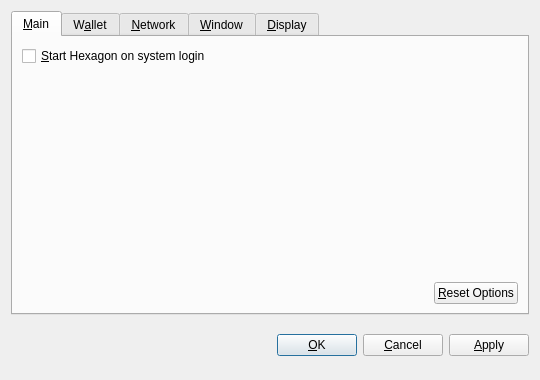
<?xml version="1.0" encoding="UTF-8"?>
<ui version="4.0">
 <class>OptionsDialog</class>
 <widget class="QDialog" name="OptionsDialog">
  <property name="geometry">
   <rect>
    <x>0</x>
    <y>0</y>
    <width>540</width>
    <height>380</height>
   </rect>
  </property>
  <property name="windowTitle">
   <string>Options</string>
  </property>
  <property name="modal">
   <bool>true</bool>
  </property>
  <layout class="QVBoxLayout" name="verticalLayout">
   <item>
    <widget class="QTabWidget" name="tabWidget">
     <property name="tabPosition">
      <enum>QTabWidget::North</enum>
     </property>
     <property name="currentIndex">
      <number>0</number>
     </property>
     <widget class="QWidget" name="tabMain">
      <attribute name="title">
       <string>&amp;Main</string>
      </attribute>
      <layout class="QVBoxLayout" name="verticalLayout_Main">
       <item>
        <widget class="QCheckBox" name="bitcoinAtStartup">
         <property name="toolTip">
          <string>Automatically start Hexagon after logging in to the system.</string>
         </property>
         <property name="text">
          <string>&amp;Start Hexagon on system login</string>
         </property>
        </widget>
       </item>
       <item>
        <spacer name="verticalSpacer_Main">
         <property name="orientation">
          <enum>Qt::Vertical</enum>
         </property>
         <property name="sizeHint" stdset="0">
          <size>
           <width>20</width>
           <height>40</height>
          </size>
         </property>
        </spacer>
       </item>
       <item>
        <layout class="QHBoxLayout" name="horizontalLayout_2_Main">
         <item>
          <spacer name="horizontalSpacer_2_Main">
           <property name="orientation">
            <enum>Qt::Horizontal</enum>
           </property>
           <property name="sizeHint" stdset="0">
            <size>
             <width>40</width>
             <height>20</height>
            </size>
           </property>
          </spacer>
         </item>
         <item>
          <widget class="QPushButton" name="resetButton">
           <property name="toolTip">
            <string>Reset all client options to default.</string>
           </property>
           <property name="text">
            <string>&amp;Reset Options</string>
           </property>
           <property name="autoDefault">
            <bool>false</bool>
           </property>
          </widget>
         </item>
        </layout>
       </item>
      </layout>
     </widget>
     <widget class="QWidget" name="tabWallet">
      <attribute name="title">
       <string>W&amp;allet</string>
      </attribute>
      <layout class="QVBoxLayout" name="verticalLayout_Network">
       <item>
        <widget class="QLabel" name="transactionFeeInfoLabel">
         <property name="text">
          <string>Optional transaction fee per kB that helps make sure your transactions are processed quickly. Most transactions are 1 kB.</string>
         </property>
         <property name="textFormat">
          <enum>Qt::PlainText</enum>
         </property>
         <property name="wordWrap">
          <bool>true</bool>
         </property>
        </widget>
       </item>
       <item>
        <layout class="QHBoxLayout" name="horizontalLayout_1_Main">
         <item>
          <widget class="QLabel" name="transactionFeeLabel">
           <property name="text">
            <string>Pay transaction &amp;fee</string>
           </property>
           <property name="textFormat">
            <enum>Qt::PlainText</enum>
           </property>
           <property name="buddy">
            <cstring>transactionFee</cstring>
           </property>
          </widget>
         </item>
         <item>
          <widget class="BitcoinAmountField" name="transactionFee"/>
         </item>
         <item>
          <spacer name="horizontalSpacer_1_Main">
           <property name="orientation">
            <enum>Qt::Horizontal</enum>
           </property>
           <property name="sizeHint" stdset="0">
            <size>
             <width>40</width>
             <height>20</height>
            </size>
           </property>
          </spacer>
         </item>
        </layout>
       </item>
       <item>
        <widget class="QLabel" name="label">
         <property name="text">
          <string>If you disable the spending of unconfirmed change, the change from a transaction cannot be used until that transaction has at least one confirmation. This also affects how your balance is computed.</string>
         </property>
         <property name="wordWrap">
          <bool>true</bool>
         </property>
        </widget>
       </item>
       <item>
        <widget class="QCheckBox" name="spendZeroConfChange">
         <property name="text">
          <string>Spend unconfirmed change  (experts only)</string>
         </property>
        </widget>
       </item>
       <item>
        <spacer name="verticalSpacer">
         <property name="orientation">
          <enum>Qt::Vertical</enum>
         </property>
         <property name="sizeHint" stdset="0">
          <size>
           <width>20</width>
           <height>40</height>
          </size>
         </property>
        </spacer>
       </item>
      </layout>
     </widget>
     <widget class="QWidget" name="tabNetwork">
      <attribute name="title">
       <string>&amp;Network</string>
      </attribute>
      <layout class="QVBoxLayout" name="verticalLayout_Network">
       <item>
        <widget class="QCheckBox" name="mapPortUpnp">
         <property name="toolTip">
          <string>Automatically open the Hexagon client port on the router. This only works when your router supports UPnP and it is enabled.</string>
         </property>
         <property name="text">
          <string>Map port using &amp;UPnP</string>
         </property>
        </widget>
       </item>
       <item>
        <widget class="QCheckBox" name="connectSocks">
         <property name="toolTip">
          <string>Connect to the Hexagon network through a SOCKS proxy (e.g. when connecting through Tor).</string>
         </property>
         <property name="text">
          <string>&amp;Connect through SOCKS proxy:</string>
         </property>
        </widget>
       </item>
       <item>
        <layout class="QHBoxLayout" name="horizontalLayout_Network">
         <item>
          <widget class="QLabel" name="proxyIpLabel">
           <property name="text">
            <string>Proxy &amp;IP:</string>
           </property>
           <property name="textFormat">
            <enum>Qt::PlainText</enum>
           </property>
           <property name="buddy">
            <cstring>proxyIp</cstring>
           </property>
          </widget>
         </item>
         <item>
          <widget class="QValidatedLineEdit" name="proxyIp">
           <property name="maximumSize">
            <size>
             <width>140</width>
             <height>16777215</height>
            </size>
           </property>
           <property name="toolTip">
            <string>IP address of the proxy (e.g. 127.0.0.1)</string>
           </property>
          </widget>
         </item>
         <item>
          <widget class="QLabel" name="proxyPortLabel">
           <property name="text">
            <string>&amp;Port:</string>
           </property>
           <property name="textFormat">
            <enum>Qt::PlainText</enum>
           </property>
           <property name="buddy">
            <cstring>proxyPort</cstring>
           </property>
          </widget>
         </item>
         <item>
          <widget class="QLineEdit" name="proxyPort">
           <property name="maximumSize">
            <size>
             <width>55</width>
             <height>16777215</height>
            </size>
           </property>
           <property name="toolTip">
            <string>Port of the proxy (e.g. 9050)</string>
           </property>
          </widget>
         </item>
         <item>
          <widget class="QLabel" name="socksVersionLabel">
           <property name="text">
            <string>SOCKS &amp;Version:</string>
           </property>
           <property name="textFormat">
            <enum>Qt::PlainText</enum>
           </property>
           <property name="buddy">
            <cstring>socksVersion</cstring>
           </property>
          </widget>
         </item>
         <item>
          <widget class="QValueComboBox" name="socksVersion">
           <property name="toolTip">
            <string>SOCKS version of the proxy (e.g. 5)</string>
           </property>
          </widget>
         </item>
         <item>
          <spacer name="horizontalSpacer_Network">
           <property name="orientation">
            <enum>Qt::Horizontal</enum>
           </property>
           <property name="sizeHint" stdset="0">
            <size>
             <width>40</width>
             <height>20</height>
            </size>
           </property>
          </spacer>
         </item>
        </layout>
       </item>
       <item>
        <spacer name="verticalSpacer_Network">
         <property name="orientation">
          <enum>Qt::Vertical</enum>
         </property>
         <property name="sizeHint" stdset="0">
          <size>
           <width>20</width>
           <height>40</height>
          </size>
         </property>
        </spacer>
       </item>
      </layout>
     </widget>
     <widget class="QWidget" name="tabWindow">
      <attribute name="title">
       <string>&amp;Window</string>
      </attribute>
      <layout class="QVBoxLayout" name="verticalLayout_Window">
       <item>
        <widget class="QCheckBox" name="minimizeToTray">
         <property name="toolTip">
          <string>Show only a tray icon after minimizing the window.</string>
         </property>
         <property name="text">
          <string>&amp;Minimize to the tray instead of the taskbar</string>
         </property>
        </widget>
       </item>
       <item>
        <widget class="QCheckBox" name="minimizeOnClose">
         <property name="toolTip">
          <string>Minimize instead of exit the application when the window is closed. When this option is enabled, the application will be closed only after selecting Quit in the menu.</string>
         </property>
         <property name="text">
          <string>M&amp;inimize on close</string>
         </property>
        </widget>
       </item>
       <item>
        <spacer name="verticalSpacer_Window">
         <property name="orientation">
          <enum>Qt::Vertical</enum>
         </property>
         <property name="sizeHint" stdset="0">
          <size>
           <width>20</width>
           <height>40</height>
          </size>
         </property>
        </spacer>
       </item>
      </layout>
     </widget>
     <widget class="QWidget" name="tabDisplay">
      <attribute name="title">
       <string>&amp;Display</string>
      </attribute>
      <layout class="QVBoxLayout" name="verticalLayout_Display">
       <item>
        <layout class="QHBoxLayout" name="horizontalLayout_1_Display">
         <item>
          <widget class="QLabel" name="langLabel">
           <property name="text">
            <string>User Interface &amp;language:</string>
           </property>
           <property name="textFormat">
            <enum>Qt::PlainText</enum>
           </property>
           <property name="buddy">
            <cstring>lang</cstring>
           </property>
          </widget>
         </item>
         <item>
          <widget class="QValueComboBox" name="lang">
           <property name="toolTip">
            <string>The user interface language can be set here. This setting will take effect after restarting Hexagon.</string>
           </property>
          </widget>
         </item>
        </layout>
       </item>
       <item>
        <layout class="QHBoxLayout" name="horizontalLayout_2_Display">
         <item>
          <widget class="QLabel" name="unitLabel">
           <property name="text">
            <string>&amp;Unit to show amounts in:</string>
           </property>
           <property name="textFormat">
            <enum>Qt::PlainText</enum>
           </property>
           <property name="buddy">
            <cstring>unit</cstring>
           </property>
          </widget>
         </item>
         <item>
          <widget class="QValueComboBox" name="unit">
           <property name="toolTip">
            <string>Choose the default subdivision unit to show in the interface and when sending coins.</string>
           </property>
          </widget>
         </item>
        </layout>
       </item>
       <item>
        <widget class="QCheckBox" name="displayAddresses">
         <property name="toolTip">
          <string>Whether to show Hexagon addresses in the transaction list or not.</string>
         </property>
         <property name="text">
          <string>&amp;Display addresses in transaction list</string>
         </property>
        </widget>
       </item>
       <item>
        <widget class="QCheckBox" name="coinControlFeatures">
         <property name="toolTip">
          <string>Whether to show coin control features or not.</string>
         </property>
         <property name="text">
          <string>Display coin &amp;control features (experts only!)</string>
         </property>
        </widget>
       </item>
       <item>
        <spacer name="verticalSpacer_Display">
         <property name="orientation">
          <enum>Qt::Vertical</enum>
         </property>
         <property name="sizeHint" stdset="0">
          <size>
           <width>20</width>
           <height>40</height>
          </size>
         </property>
        </spacer>
       </item>
      </layout>
     </widget>
    </widget>
   </item>
   <item>
    <layout class="QHBoxLayout" name="horizontalLayout_Buttons">
     <item>
      <spacer name="horizontalSpacer_1">
       <property name="orientation">
        <enum>Qt::Horizontal</enum>
       </property>
       <property name="sizeHint" stdset="0">
        <size>
         <width>40</width>
         <height>48</height>
        </size>
       </property>
      </spacer>
     </item>
     <item>
      <widget class="QLabel" name="statusLabel">
       <property name="font">
        <font>
         <weight>75</weight>
         <bold>true</bold>
        </font>
       </property>
       <property name="text">
        <string/>
       </property>
       <property name="textFormat">
        <enum>Qt::PlainText</enum>
       </property>
       <property name="wordWrap">
        <bool>true</bool>
       </property>
      </widget>
     </item>
     <item>
      <spacer name="horizontalSpacer_2">
       <property name="orientation">
        <enum>Qt::Horizontal</enum>
       </property>
       <property name="sizeHint" stdset="0">
        <size>
         <width>40</width>
         <height>48</height>
        </size>
       </property>
      </spacer>
     </item>
     <item>
      <widget class="QPushButton" name="okButton">
       <property name="text">
        <string>&amp;OK</string>
       </property>
      </widget>
     </item>
     <item>
      <widget class="QPushButton" name="cancelButton">
       <property name="text">
        <string>&amp;Cancel</string>
       </property>
       <property name="autoDefault">
        <bool>false</bool>
       </property>
      </widget>
     </item>
     <item>
      <widget class="QPushButton" name="applyButton">
       <property name="text">
        <string>&amp;Apply</string>
       </property>
       <property name="autoDefault">
        <bool>false</bool>
       </property>
      </widget>
     </item>
    </layout>
   </item>
  </layout>
 </widget>
 <customwidgets>
  <customwidget>
   <class>BitcoinAmountField</class>
   <extends>QSpinBox</extends>
   <header>bitcoinamountfield.h</header>
  </customwidget>
  <customwidget>
   <class>QValueComboBox</class>
   <extends>QComboBox</extends>
   <header>qvaluecombobox.h</header>
  </customwidget>
  <customwidget>
   <class>QValidatedLineEdit</class>
   <extends>QLineEdit</extends>
   <header>qvalidatedlineedit.h</header>
  </customwidget>
 </customwidgets>
 <resources/>
 <connections/>
</ui>
